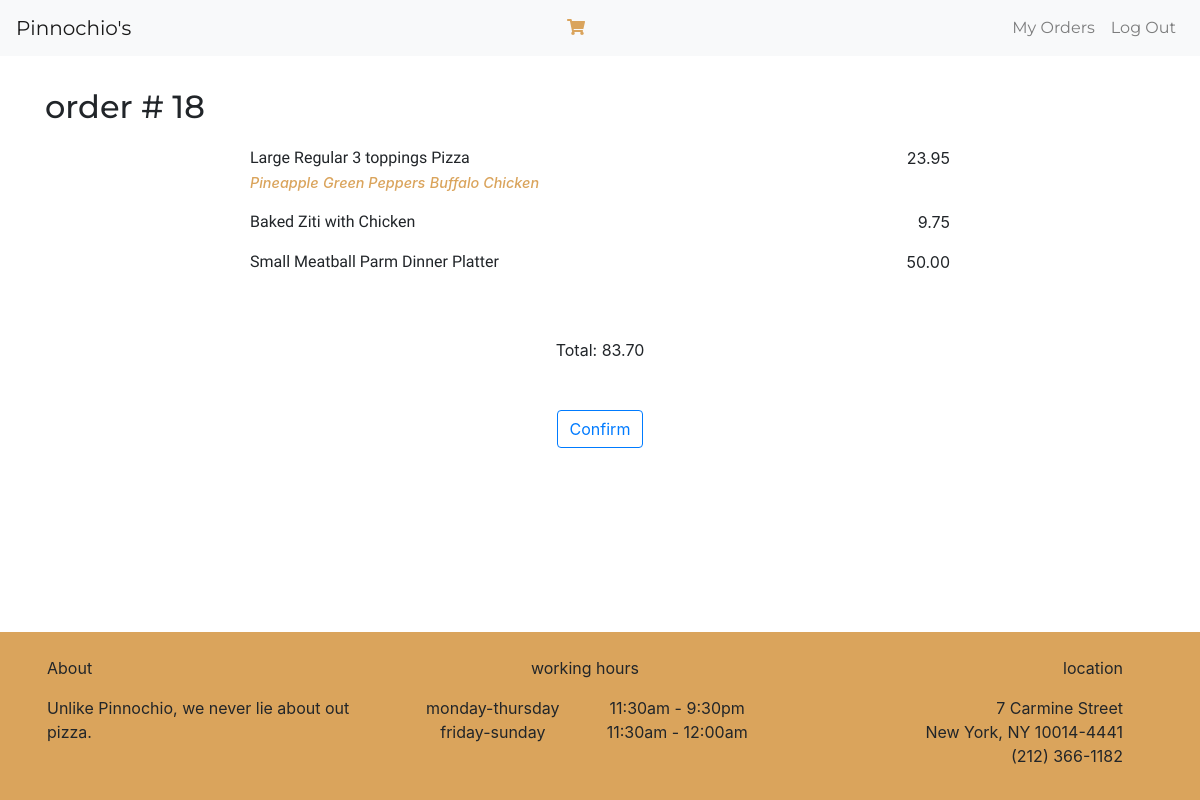
The app's page /order_summary (signed in) with its own data.
### orders/models.py (models this page shows, shortened)
class Cart (models.Model):
    order_id= models.ForeignKey(Order, on_delete=models.CASCADE, related_name="order_id")
    user=models.CharField(max_length=64)
    cart_item=models.CharField(max_length=64)
    toppings=models.ManyToManyField(Toppings, blank=True, related_name="cart_toppings")
    extras=models.ManyToManyField(Extra,blank=True, related_name="cart_extra")
    item_price=models.DecimalField(max_digits=4, decimal_places=2)

class Order (models.Model):
    user=models.ForeignKey(User, on_delete=models.CASCADE, related_name="user")
    order_total=models.DecimalField(max_digits=8,decimal_places=2, default=0.00)
    status=models.CharField(max_length=64, default="Initiated")
    time=models.DateTimeField(blank=True, null=True)

class Toppings(models.Model):
    name= models.CharField(max_length=64)
    def __str__(self):
        return f"{self.name}"

### orders/views.py (the view, shortened to what this page needs)
# urls.py: path("order_summary", views.order_summary, name="order_summary"),
@login_required(login_url="login") #only logged in users can access this orders url.
def order_summary(request):
    if request.user.is_authenticated:
        user=request.user
        order=Order.objects.get(user=user, status="Initiated")
        order_id=order.id
        try:
            cart_items=Cart.objects.all().filter(order_id=order)
        except:
            cart_items=[]
            grand_total=0
        else:
            print("Success!")
            grand_total=0
            for item in cart_items:
                grand_total+=item.item_price
                print(grand_total)
            print(grand_total)
    return render(request, "orders/order_summary.html", {"cart_items": cart_items, "grandtotal":grand_total})

### orders/templates/orders/order_summary.html (shortened to what this page needs)
{% extends "orders/base.html" %}
{% block body %}
    <div class="container my-3">
        {% if user.is_authenticated %}
            <div class="header"><h2> order # {{cart_items.0.order_id.id}}</h2></div>
            <div class="cart">
                {% for item in cart_items %}
                    <div class="row pb-3" data-aos="fade-up">
                        <div class="col">
                            <div><p>{{ item.cart_item }}</p></div>
                            <div>
                                {% for topping in item.toppings.all %}
                                    <span class="toppings">{{topping}}</span>
                                {% empty %}
                                    {% for extra in item.extras.all %}
                                        <span class="extras">{{extra}}</span>
                                    {% endfor %}
                                {% endfor %}
                            </div>
                        </div>
                        <div class="col text-right">{{ item.item_price }}</div>
                    </div>
                {% empty %}
                    <div><span> Cart is empty. </span></div>
                {% endfor %}
                <div class="d-flex justify-content-center my-5"><div><span>Total: {{grandtotal}}</span></div></div>
                {% if cart_items.count %}
                    <div class="d-flex justify-content-center">
                        <form action="{% url 'order_view' %}" method="POST">
                            <button class="btn btn-outline-primary" type="submit">Confirm</button>
                        </form>
                    </div>
                {% endif %}
            </div>
        {% endif %}
    </div>
{% endblock %}

### orders/static/css/index.css (style rules this page uses)
div.header { font-family: 'Montserrat', sans-serif; }
div.menu-contents span, div.cart p { font-family: 'Raleway', sans-serif; font-weight: 400; margin-bottom: 0rem; }
div.cart { top:50px; bottom: 0; left: 0; right: 0; margin: auto; max-width:700px; margin-top: 20px; }
div.cart span.toppings, div.cart span.extras { font-size: 0.9rem; font-style: italic; color:#daa45c; font-weight: 500; }
html,body { height: 100% }

### records on screen
Cart: order_id "18", cart_item "Large Regular 3 toppings Pizza", item_price "23.95"
Toppings: name "Pineapple"
Toppings: name "Green Peppers"
Toppings: name "Buffalo Chicken"
Cart: cart_item "Baked Ziti with Chicken", item_price "9.75"
Cart: cart_item "Small Meatball Parm Dinner Platter", item_price "50.00"

### other values on screen
{{ grandtotal }} "83.70"
